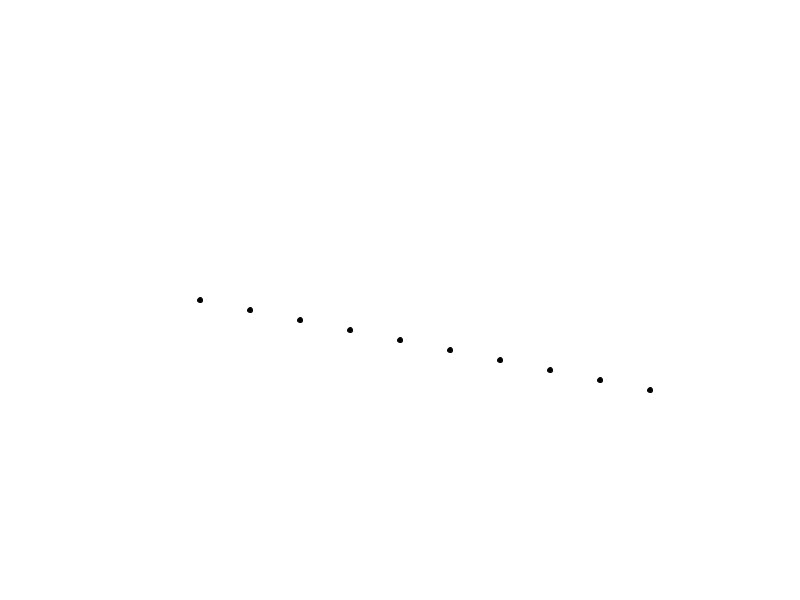
Frame 1 (no input)
Frame 60 (the mouse pressed at the canvas centre just before this capture): identical to frame 1, image omitted
Frame 120 (the mouse held since frame 60 and released just before this capture): identical to frame 1, image omitted

The Processing sketch that drew this single still picture (run headless with seeded random() and noise(); from frame 60 on, the mouse is pressed at the canvas centre):

// Processing sketch: diagonal_line
// ── diagonal_line.pde
int dotDiameter; // create the variable as type integer


void setup(){    //this code runs once when the program starts
//create a window 800 pixels wide and 600 pixels high
size(800,600);
dotDiameter=5; //make the dot size 5 (this will be diameter in pixels)
}

void draw(){    //this code runs 60 times every second
background(255); //start each cycle with a plain white background
//set the text and dot colour using RGB code
fill(0,0,0);
ellipse(200,300, dotDiameter, dotDiameter);
ellipse(250,310, dotDiameter, dotDiameter);
ellipse(300,320, dotDiameter, dotDiameter);
ellipse(350,330, dotDiameter, dotDiameter);
ellipse(400,340, dotDiameter, dotDiameter);
ellipse(450,350, dotDiameter, dotDiameter);
ellipse(500,360, dotDiameter, dotDiameter);
ellipse(550,370, dotDiameter, dotDiameter);
ellipse(600,380, dotDiameter, dotDiameter);
ellipse(650,390, dotDiameter, dotDiameter);
}
